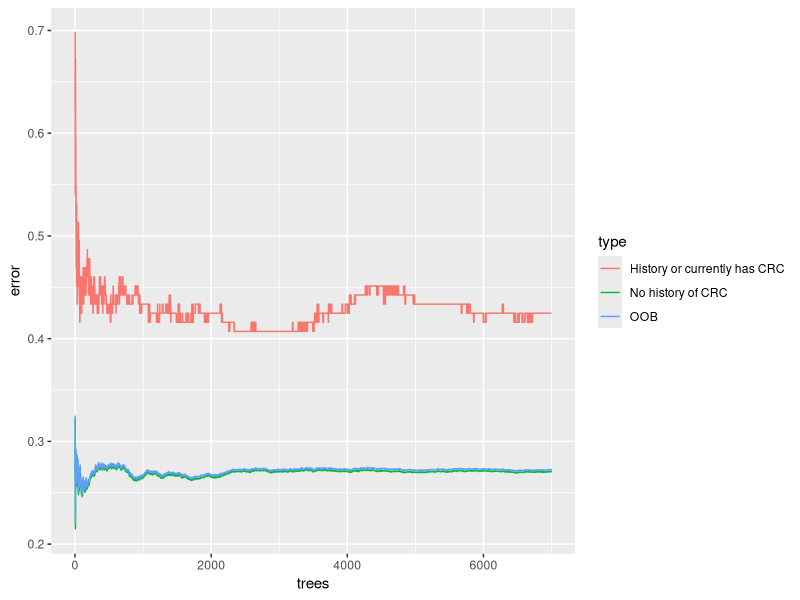
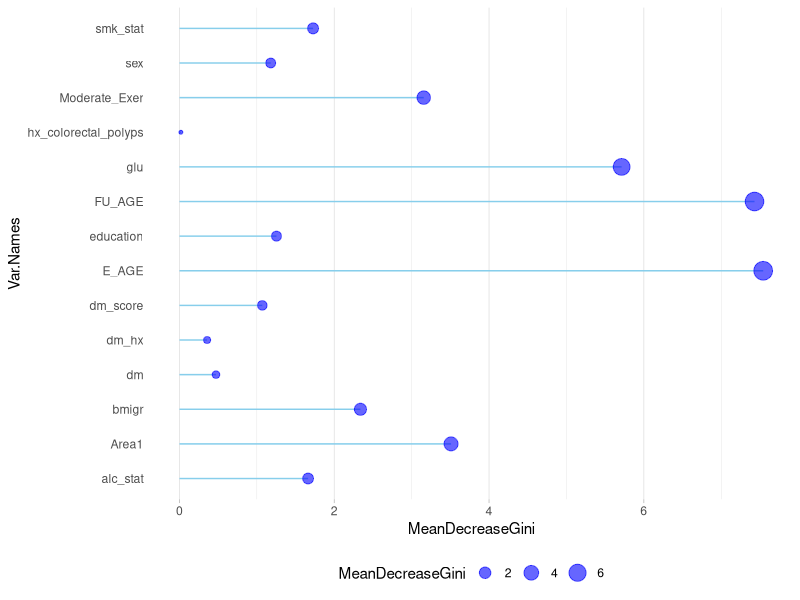

Write R code to recreate these figures, in order.
library(dplyr)
library(randomForest)
library(caret)
library(ggplot2)

### Setting up data ------------------------------------------------------------

data = read.csv("datasets/KMCC DM CRC.csv")

# set factor variables
var_ind = c(2,5,6,8,9,10,11,12,13,14,15,16)
for(i in 1:length(var_ind)){
  data[,var_ind[i]] = as.factor(data[,var_ind[i]])
}

new_data = data
miss_var_ind = c(11,12,14,15,16)
# if certain column values = 6 or 9, then replace the value with an NA
new_data[, miss_var_ind][new_data[,miss_var_ind] == 6 | new_data[,miss_var_ind] == 9] = NA

# remove observations with missing values
me_miss_ind = which(is.na(new_data$Moderate_Exer))
hx_miss_ind = which(is.na(new_data$hx_colorectal_polyps))
ed_miss_ind = which(is.na(new_data$education))
alc_miss_ind = which(is.na(new_data$alc_stat))
smk_miss_ind = which(is.na(new_data$smk_stat))
all_miss_ind = unique(c(me_miss_ind, hx_miss_ind, 
                        ed_miss_ind, alc_miss_ind, smk_miss_ind))
all_missing_data = new_data[all_miss_ind,]

# finalized dataset we are working with for modeling
remain_data = new_data[-all_miss_ind,]

### RANDOM FOREST MODELING with training data ----------------------------------

# 1. set seed
set.seed(692)

# 2. partition data for training and testing
train_index = createDataPartition(remain_data$CRC, p = .8, list = FALSE) %>% 
  as.vector(.)
train_data = (remain_data[train_index,])[,-1]
test_data = (remain_data[-train_index,])[,-1]

rf = randomForest(CRC ~ ., data = train_data, ntree = 7000, sampsize = c('0' = 40, '1' = 40))
print(rf)
#plot(rf)

# number of trees versus error plot
oob_data = data.frame(
  trees = rep(1:nrow(rf$err.rate), 3), 
  type = rep(c("OOB","No history of CRC","History or currently has CRC"), 
             each = nrow(rf$err.rate)),
  error = c(rf$err.rate[,"OOB"], rf$err.rate[,"0"], 
            rf$err.rate[,"1"]))
ggplot(data = oob_data, aes(x = trees, y= error)) + 
  geom_line(aes(color = type))


# visualizing variable importance
# Get variable importance from the initial model fit using training data
imp_data = as.data.frame(importance(rf))
imp_data$Var.Names = row.names(imp_data)

# the higher the mean decrease gini = the higher the variable importance
ggplot(imp_data, aes(x=Var.Names, y=MeanDecreaseGini)) +
  geom_segment( aes(x=Var.Names, xend=Var.Names, y=0, yend=MeanDecreaseGini), color="skyblue") +
  geom_point(aes(size = MeanDecreaseGini), color="blue", alpha=0.6) +
  theme_light() +
  coord_flip() +
  theme(
    legend.position="bottom",
    panel.grid.major.y = element_blank(),
    panel.border = element_blank(),
    axis.ticks.y = element_blank()
  )

### USING RANDOM FOREST MODELING ON TESTING DATA -----------------------

rf_pred = predict(rf, test_data)
confusionMatrix(rf_pred, test_data$CRC)
